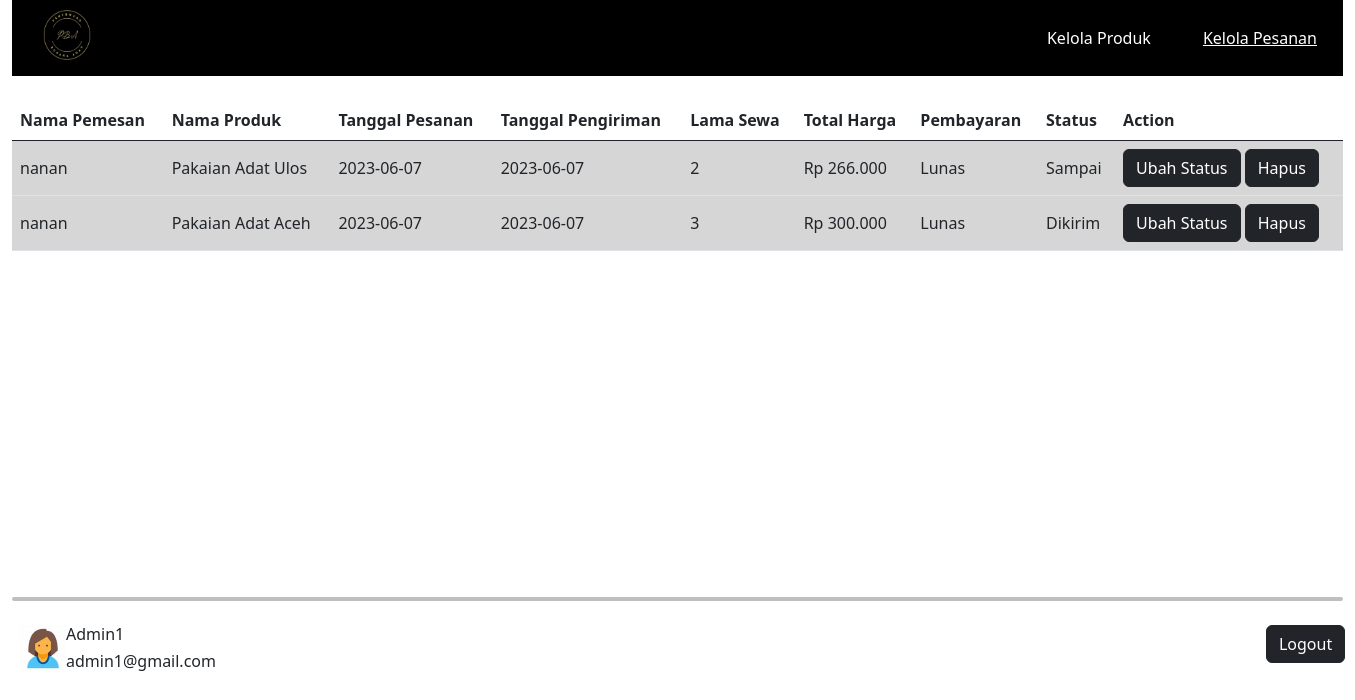
The page /admin_kelola_pesanan.php on the database its author committed.
### tables this page shows
CREATE TABLE `pesanan` (
  `Id_pesanan` int(20) NOT NULL,
  `Tanggal_Pesanan` varchar(50) NOT NULL,
  `Tanggal_Pengiriman` varchar(50) DEFAULT NULL,
  `Id_Produk` int(20) NOT NULL,
  `Lama_sewa` int(100) NOT NULL,
  `Total_Harga` varchar(255) DEFAULT NULL,
  `Status_Pesanan` varchar(255) NOT NULL,
  `notif` varchar(50) DEFAULT NULL,
  `Harga` int(50) DEFAULT NULL
);

CREATE TABLE `pelanggan` (
  `Id_pelanggan` int(25) NOT NULL,
  `Email` varchar(255) NOT NULL,
  `Nama` varchar(255) NOT NULL,
  `Alamat` varchar(255) DEFAULT NULL,
  `No_telp` varchar(100) DEFAULT NULL
);

CREATE TABLE `produk` (
  `Id_Produk` int(11) NOT NULL,
  `Nama_Produk` varchar(255) NOT NULL,
  `Deskripsi_Produk` varchar(255) NOT NULL,
  `Harga_Sewa_perHari` int(100) NOT NULL,
  `Stok` varchar(50) NOT NULL,
  `foto` varchar(100) NOT NULL
);

### admin_kelola_pesanan.php (the view, shortened to what this page needs)
<?php
include 'koneksi.php';
$sql = "SELECT pesanan.Id_pesanan, pesanan.Tanggal_Pesanan, pesanan.Tanggal_Pengiriman, pesanan.Lama_sewa, pesanan.Total_Harga, pesanan.Status_Pesanan ,produk.Nama_Produk, pelanggan.Nama
FROM pesanan, produk, pelanggan
where pesanan.Id_Produk = produk.Id_Produk AND pelanggan.Id_pelanggan=4;";
$result = mysqli_query($conn, $sql);
?>
<!DOCTYPE html>
<html lang="en">
<head>
    <link rel="stylesheet" href="css/style.css">
    <link href="https://cdn.jsdelivr.net/npm/bootstrap@5.2.3/dist/css/bootstrap.min.css" rel="stylesheet">
</head>
<body>
    <div class="container-fluid">
        <ul class="ul-nav">
            <li class="li-nav-2"><a href="admin_home.php"><img src="img/logo.png" alt="logo" width="70" height="50"></a></li>
            <li class="li-nav-active"><a href="admin_kelola_pesanan.php">Kelola Pesanan</a></li>
            <li class="li-nav"><a href="admin_kelola_produk.php">Kelola Produk</a></li>
        </ul>
    </div>
    <div class="container-fluid">
        <br>
        <div class="table-responsive">
            <table class="table align-middle">
                <thead>
                    <tr class="hideme">
                        <th >Nama Pemesan</th>
                        <th >Nama Produk</th>
                        <th >Tanggal Pesanan</th>
                        <th >Tanggal Pengiriman</th>
                        <th >Lama Sewa</th>
                        <th >Total Harga</th>
                        <th >Pembayaran</th>
                        <th >Status</th>
                        <th >Action</th>
                    </tr>
                </thead>
                <tbody>
                <?php while ($fetch = mysqli_fetch_assoc($result)) { ?>
                    <tr style="background-color: #3333;">
                        <td><?php echo $fetch['Nama']?></td>
                        <td><?php echo $fetch['Nama_Produk']?></td>
                        <td><?php echo $fetch['Tanggal_Pesanan']?></td>
                        <td><?php echo $fetch['Tanggal_Pengiriman']?></td>
                        <td><?php echo $fetch['Lama_sewa']?></td>
                        <td><?php echo 'Rp '.$fetch['Total_Harga'].'.000'?></td>
                        <td>Lunas</td>
                        <td><?php echo $fetch['Status_Pesanan']?></td>
                        <td>
                            <a href="admin_kelola_pesanan_ubah.php?Id_pesanan=<?php echo $fetch['Id_pesanan']; ?>" class="btn btn-dark">Ubah Status</a>
                            <a href="admin_kelola_pesanan_hapus_query.php?Id_pesanan=<?php echo $fetch['Id_pesanan']; ?>" class="btn btn-dark">Hapus</a>
                        </td>
                    </tr>
                    <?php } ?>
                </tbody>
            </table>
    </div>
    </div>
    <footer class="login-box" style="margin-top: 330px">
        <div class="container-xxl">
            <div><hr style="border: 2px solid black; border-radius: 5px"></div>
            <div class="d-inline-flex p-2" >
                <img src="img/profile.png" alt="foto">
                <div class="d-flex flex-column mb-3" style="height: 1px">
                <h6>Admin1</h6>
                <h6>admin1@gmail.com</h6>
                </div>
                <div><a href="cost_home.php" style="position:relative; right:-1050px" class="btn btn-dark">Logout</a></div>
            </div>
        </div>
    </footer>
</body>
</html>

### css/style.css (style rules this page uses)
.ul-nav { list-style-type: none; margin: 0; padding: 0; overflow: hidden; background-color: black; }
li { padding: 10px; }
.li-nav { float: right; }
.li-nav-active { float: right; }
.li-nav-2 { float: left; padding-left: 20px; }
.li-nav a { display: block; color: white; text-align: center; padding: 16px; text-decoration: none; }
.li-nav-active a { display: block; color: white; text-align: center; padding: 16px; text-decoration: underline; }
.hideme { height: 1px; border: none }

### rows shown on the page
pesanan: pelanggan.Nama "nanan", Id_Produk.Nama_Produk "Pakaian Adat Ulos", Tanggal_Pesanan "2023-06-07", Tanggal_Pengiriman "2023-06-07", Lama_sewa "2", Total_Harga "266", Status_Pesanan "Sampai"
pesanan: pelanggan.Nama "nanan", Id_Produk.Nama_Produk "Pakaian Adat Aceh", Tanggal_Pesanan "2023-06-07", Tanggal_Pengiriman "2023-06-07", Lama_sewa "3", Total_Harga "300", Status_Pesanan "Dikirim"
